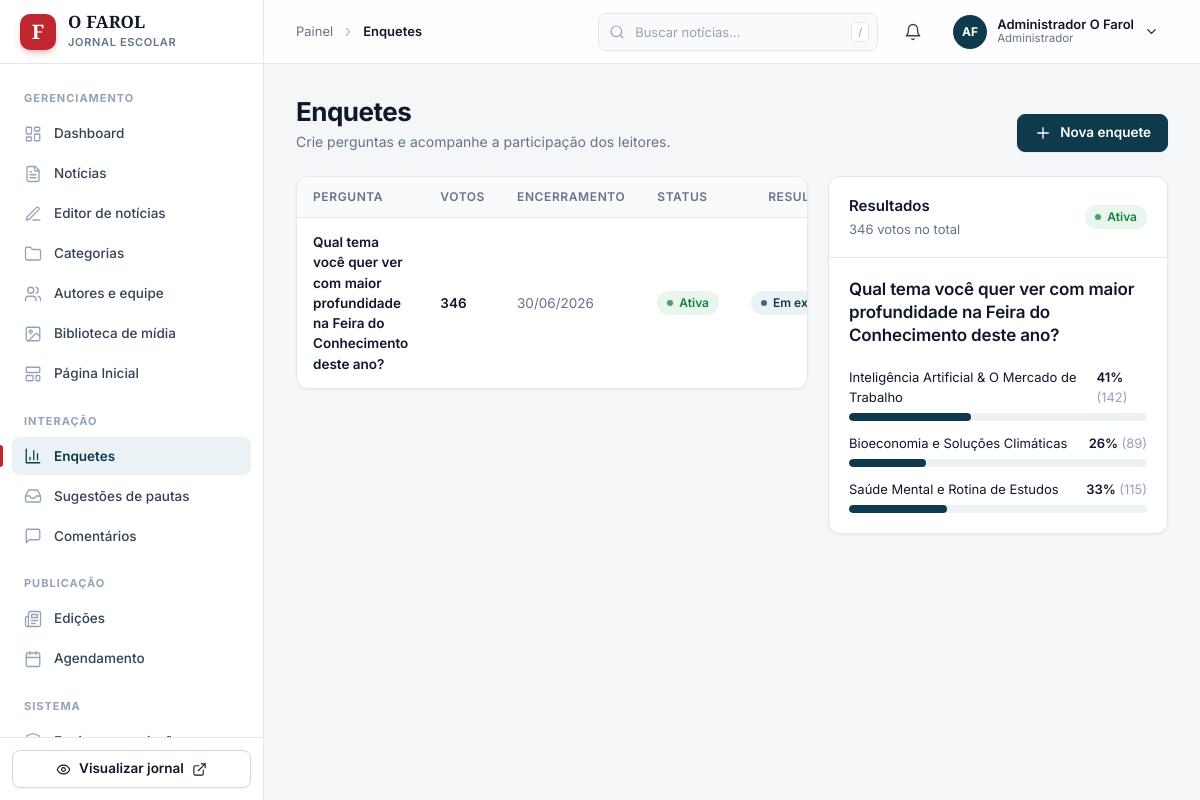
Page /admin/enquetes.php (signed in) on the committed database.
### tables this page shows
CREATE TABLE `enquetes` (
  `id` INT AUTO_INCREMENT PRIMARY KEY,
  `pergunta` VARCHAR(255) NOT NULL,
  `descricao` TEXT NULL,
  `ativo` TINYINT(1) NOT NULL DEFAULT 1,
  `data_inicio` DATE NULL,
  `data_fim` DATE NULL,
  `criado_em` TIMESTAMP DEFAULT CURRENT_TIMESTAMP
);

CREATE TABLE `enquete_opcoes` (
  `id` INT AUTO_INCREMENT PRIMARY KEY,
  `enquete_id` INT NOT NULL,
  `opcao` VARCHAR(200) NOT NULL,
  `votos_count` INT NOT NULL DEFAULT 0,
  `ordem` INT NOT NULL DEFAULT 0,
  FOREIGN KEY (`enquete_id`) REFERENCES `enquetes`(`id`) ON DELETE CASCADE
);

### includes/functions.php (called while the page is built, shortened)
<?php
function e(?string $string): string {
    return htmlspecialchars((string)$string, ENT_QUOTES, 'UTF-8');
}

### admin/enquetes.php (the view, shortened to what this page needs)
<?php
require_once __DIR__ . '/header.php';
$pdo = getDBConnection();
$erro_carga = '';
$enquetes_tabela = [];
if ($pdo) {
    try {
        $stmt = $pdo->query("SELECT e.*, COALESCE(SUM(o.votos_count), 0) as total_votos
                             FROM enquetes e
                             LEFT JOIN enquete_opcoes o ON e.id = o.enquete_id
                             GROUP BY e.id
                             ORDER BY e.id DESC");
        $bdEnquetes = $stmt->fetchAll();
        foreach ($bdEnquetes as $eq) {
            $status_txt = !empty($eq['ativo']) ? 'Ativa' : 'Encerrada';
            $enquetes_tabela[] = [
                'id' => $eq['id'],
                'pergunta' => $eq['pergunta'],
                'votos' => (string)($eq['total_votos'] ?? 0),
                'data' => !empty($eq['data_fim']) ? date('d/m/Y', strtotime($eq['data_fim'])) : 'Sem prazo',
                'status' => $status_txt
            ];
        }
    } catch (Exception $e) {
        $erro_carga = $e->getMessage();
    }
}
$enquete_destaque = $enquetes_tabela[0] ?? null;
$resultados_opcoes = [];
if ($enquete_destaque && $pdo) {
    try {
        $stmtOp = $pdo->prepare("SELECT opcao, votos_count FROM enquete_opcoes WHERE enquete_id = ? ORDER BY ordem ASC");
        $stmtOp->execute([$enquete_destaque['id']]);
        $ops = $stmtOp->fetchAll();
        $totalV = array_sum(array_column($ops, 'votos_count')) ?: 1;
        foreach ($ops as $op) {
            $resultados_opcoes[] = [
                'opcao' => $op['opcao'],
                'votos' => (int)$op['votos_count'],
                'percentual' => round(($op['votos_count'] / $totalV) * 100)
            ];
        }
    } catch (Exception $e) {
        $erro_carga = $erro_carga ?: $e->getMessage();
    }
}
?>
<?= ui_page_header('Enquetes', 'Crie perguntas e acompanhe a participação dos leitores.',
    '<button type="button" class="btn btn--primary" data-modal-open="modal-nova-enquete">' . ui_icon('plus') . ' Nova enquete</button>') ?>
<?php if (empty($enquetes_tabela)): ?>
  <div class="card">
    <?= ui_empty('chart', 'Nenhuma enquete cadastrada', 'Crie uma pergunta para ouvir a comunidade escolar na seção Voz do Aluno.',
        '<button type="button" class="btn btn--primary" data-modal-open="modal-nova-enquete">' . ui_icon('plus') . ' Nova enquete</button>') ?>
  </div>
<?php else: ?>
  <div class="split split--wide">
    <div class="card card--flush">
      <div class="tbl-wrap">
        <table class="tbl" style="min-width:560px">
          <thead>
            <tr><th>Pergunta</th><th>Votos</th><th>Encerramento</th><th>Status</th><th class="t-right">Resultados</th></tr>
          </thead>
          <tbody>
            <?php foreach ($enquetes_tabela as $eq): ?>
              <tr>
                <td><span class="cell__title"><?= e($eq['pergunta']) ?></span></td>
                <td class="strong"><?= e($eq['votos']) ?></td>
                <td class="t-nowrap muted"><?= e($eq['data']) ?></td>
                <td><?= $eq['status'] === 'Ativa' ? ui_badge('Ativa', 'ok') : ui_badge('Encerrada') ?></td>
                <td class="t-right">
                  <?php if ($enquete_destaque && (int)$enquete_destaque['id'] === (int)$eq['id']): ?>
                    <?= ui_badge('Em exibição', 'brand') ?>
                  <?php else: ?>
                    <a href="?ver=<?= (int)$eq['id'] ?>" class="btn btn--ghost btn--sm">Ver</a>
                  <?php endif; ?>
                </td>
              </tr>
            <?php endforeach; ?>
          </tbody>
        </table>
      </div>
    </div>
    <div class="card">
      <div class="card__head">
        <div>
          <div class="card__title">Resultados</div>
          <div class="card__sub"><?= e($enquete_destaque['votos'] ?? '0') ?> votos no total</div>
        </div>
        <?= ($enquete_destaque['status'] ?? '') === 'Ativa' ? ui_badge('Ativa', 'ok') : ui_badge('Encerrada') ?>
      </div>
      <div class="card__body">
        <h4 style="font-size:17px;line-height:1.35;font-weight:600;margin-bottom:20px"><?= e($enquete_destaque['pergunta'] ?? '') ?></h4>
        <?php if (empty($resultados_opcoes)): ?>
          <p class="muted text-sm">Esta enquete ainda não tem opções de resposta.</p>
        <?php else: ?>
          <div class="stack stack--sm">
            <?php foreach ($resultados_opcoes as $res): ?>
              <div>
                <div class="row row--between text-sm" style="margin-bottom:6px">
                  <span><?= e($res['opcao']) ?></span>
                  <span class="strong"><?= (int)$res['percentual'] ?>% <span class="faint" style="font-weight:400">(<?= (int)$res['votos'] ?>)</span></span>
                </div>
                <div class="poll-bar"><i style="width: <?= (int)$res['percentual'] ?>%"></i></div>
              </div>
            <?php endforeach; ?>
          </div>
        <?php endif; ?>
      </div>
    </div>
  </div>
<?php endif; ?>
<?php require_once __DIR__ . '/footer.php'; ?>

### admin/ui.php (shortened to what this page needs)
<?php
function ui_icon(string $name, string $class = ''): string
{
    $inner = $paths[$name] ?? $paths['news'];
    $cls = trim('ic ' . $class);
    return '<svg class="' . htmlspecialchars($cls, ENT_QUOTES, 'UTF-8') . '" viewBox="0 0 24 24" fill="none" stroke="currentColor" stroke-width="1.75" stroke-linecap="round" stroke-linejoin="round" aria-hidden="true">' . $inner . '</svg>';
}
function ui_badge(string $text, string $tone = 'neutral'): string
{
    $tone = in_array($tone, ['ok', 'warn', 'info', 'bad', 'brand', 'accent'], true) ? ' badge--' . $tone : '';
    return '<span class="badge' . $tone . '">' . htmlspecialchars($text, ENT_QUOTES, 'UTF-8') . '</span>';
}
function ui_page_header(string $title, string $subtitle = '', string $actions = ''): string
{
    $html = '<div class="page-head"><div><h1>' . htmlspecialchars($title, ENT_QUOTES, 'UTF-8') . '</h1>';
    if ($subtitle !== '') {
        $html .= '<p>' . htmlspecialchars($subtitle, ENT_QUOTES, 'UTF-8') . '</p>';
    }
    $html .= '</div>';
    if ($actions !== '') {
        $html .= '<div class="page-head__actions">' . $actions . '</div>';
    }
    return $html . '</div>';
}

### assets/css/main.css (style rules this page uses)
*,:after,:before { --tw-border-spacing-x:0;--tw-border-spacing-y:0;--tw-translate-x:0;--tw-translate-y:0;--tw-rotate:0;--tw-skew-x:0;--tw-skew-y:0;--tw-scale-x:1;--tw-scale-y:1;--tw-pan-x: ;--tw-pan-y: ;--tw-pinch-zoom: ;--tw-scroll-snap-strictness:proximity;--tw-gradient-from-position: ;--tw-gradient-via-position: ;--tw-gradient-to-position: ;--tw-ordinal: ;--tw-slashed-zero: ;--tw-numeric-figure: ;--tw-numeric-spacing: ;--tw-numeric-fraction: ;--tw-ring-inset: ;--tw-ring-offset-width:0px;--tw-ring-offset-color:#fff;--tw-ring-color:rgba(59,130,246,.5);--tw-ring-offset-shadow:0 0 #0000;--tw-ring-shadow:0 0 #0000;--tw-shadow:0 0 #0000;--tw-shadow-colored:0 0 #0000;--tw-blur: ;--tw-brightness: ;--tw-contrast: ;--tw-grayscale: ;--tw-hue-rotate: ;--tw-invert: ;--tw-saturate: ;--tw-sepia: ;--tw-drop-shadow: ;--tw-backdrop-blur: ;--tw-backdrop-brightness: ;--tw-backdrop-contrast: ;--tw-backdrop-grayscale: ;--tw-backdrop-hue-rotate: ;--tw-backdrop-invert: ;--tw-backdrop-opacity: ;--tw-backdrop-saturate: ;--tw-backdrop-sepia: ;--tw-contain-size: ;--tw-contain-layout: ;--tw-contain-paint: ;--tw-contain-style: }
*,:after,:before { box-sizing:border-box;border:0 solid #e5e7eb }
:after,:before { --tw-content:"" }
:host,html { line-height:1.5;-webkit-text-size-adjust:100%;-moz-tab-size:4;-o-tab-size:4;tab-size:4;font-family:Inter,system-ui,-apple-system,sans-serif;font-feature-settings:normal;font-variation-settings:normal;-webkit-tap-highlight-color:transparent }
body { margin:0;line-height:inherit }
h1,h2,h3,h4,h5,h6 { font-size:inherit;font-weight:inherit }
table { text-indent:0;border-color:inherit;border-collapse:collapse }
button,input,optgroup,select,textarea { font-family:inherit;font-feature-settings:inherit;font-variation-settings:inherit;font-size:100%;font-weight:inherit;line-height:inherit;letter-spacing:inherit;color:inherit;margin:0;padding:0 }
button,select { text-transform:none }
button,input:where([type=button]),input:where([type=reset]),input:where([type=submit]) { -webkit-appearance:button;background-color:transparent;background-image:none }
blockquote,dd,dl,figure,h1,h2,h3,h4,h5,h6,hr,p,pre { margin:0 }
[role=button],button { cursor:pointer }
audio,canvas,embed,iframe,img,object,svg,video { display:block;vertical-align:middle }
body { background-color:#f5f3ec;color:#111827;font-family:Inter,system-ui,-apple-system,sans-serif;-webkit-font-smoothing:antialiased }
.font-editorial,h1,h2,h3,h4 { font-family:Playfair Display,Georgia,serif }
.text-sm { font-size:.875rem;line-height:1.25rem }

### rows in the picture
enquetes: pergunta "Qual tema você quer ver com maior profundidade na Feira do Conhecimento deste ano?", votos "346", data "30/06/2026", text "Ativa Em…"
enquete_opcoes: opcao "Inteligência Artificial & O Mercado de Trabalho", percentual "41", votos_count "142"
enquete_opcoes: opcao "Bioeconomia e Soluções Climáticas", percentual "26", votos_count "89"
enquete_opcoes: opcao "Saúde Mental e Rotina de Estudos", percentual "33", votos_count "115"

### other values in the picture
$group_title "GERENCIAMENTO"
$label "Dashboard"
$label "Notícias"
$label "Editor de notícias"
$label "Categorias"
$label "Autores e equipe"
$label "Biblioteca de mídia"
$label "Página Inicial"
$group_title "INTERAÇÃO"
$label "Enquetes"
$label "Sugestões de pautas"
$label "Comentários"
$group_title "PUBLICAÇÃO"
$label "Edições"
$label "Agendamento"
